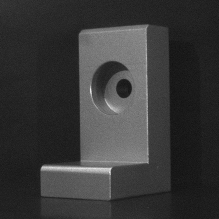
#> input picture detection/L.png, 219 x 219 px
$ jupyter execute lab1.ipynb
#> lines starting #> are read from the running program, lines starting #| are printed output that depends on the picture; after the words box and inside, x2 and y2 are one past the last pixel; in counts of white or black regions, pixels touching at a corner belong together
(P:lab71)=
# Sobel and Canny detectors

The image used in this lab and the two next ones is {download}`L.png`.

* Display the image gradients with the Sobel detector (`skimage.filters.sobel`).

* Apply a threshold on the obtained image to perform an edge detection.
  What is the influence of the threshold on the result?

* Find the optimal threshold, _i.e._ the one which gives most of the edges of the object while keeping precise locations of the edges.

* What is the relationship between Sobel and Canny detectors?

* Display the edges detected by Canny detector (`skimage.feature.canny`).

* Discuss the influence of the main parameters of the method,
  namely the size of the Gaussian filter and the two thresholds.

It is sometimes interesting to compare the studied methods in terms of computation time.
The computation time can be obtained by calculating the difference
between the time $t_2$ measured after executing the method and the time $t_1$ measured before its execution.
For that, you can use the function `time.time` which gives the number of seconds elapsed since January 1, 1970.

* What is the fastest method between Sobel and Canny?

  * * *

**📌 Commentaires pour les intervenants**

- TP est assez long, car il faut tester et comprendre les différents paramètres des méthodes.
  Certains étudiants vont donc prendre le temps de comprendre et tester ces paramètres, mais il ne finiront pas le TP.
  D'autres survoleront les questions et finiront le TP.
  Je préfère que le étudiants se posent des questions, quitte à ne pas terminer le TP.

- Ce TP préfigure le projet : autonomie plus importante, étude de l'influence des paramètres, etc.

The objectives of this exercise are to:
* detect edges using Sobel and Canny detectors
* understand the influence of the parameters of these methods
* compare these methods in terms of computation time

[cell 1]
from skimage.io import imread
from skimage.filters import sobel, sobel_h, sobel_v
from skimage.feature import canny

from matplotlib.pyplot import figure, imshow, title, subplot, plot, show, plot, xlabel, ylabel, axis

import time

[cell 2]
x = imread("L.png")
#> x is the input picture: shape (219, 219); min 17, max 235, mean 56
figure
imshow(x, cmap="gray")
title("Original image")
show()

:::{warning}
Always show the original image, even if is is not explicit!
It helps you to understand the results of your image processing implementation.
:::

### Sobel detector

The Sobel detector performs a convolution of the image by two filters,
each getting the gradient of the image in the two dimensions.
These two gradients can be merged to result in the right image (how are they merged?).

[cell 3]
figure(figsize=(12,9))

subplot(1,3,1)
imshow(sobel_h(x), cmap="gray")
title("Horizontal gradients (sobel_h)")

subplot(1,3,2)
imshow(sobel_v(x), cmap="gray")
title("vertical gradients (sobel_v)")

subplot(1,3,3)
imshow(sobel(x), cmap="gray")
title("Gradients (sobel)")

show()
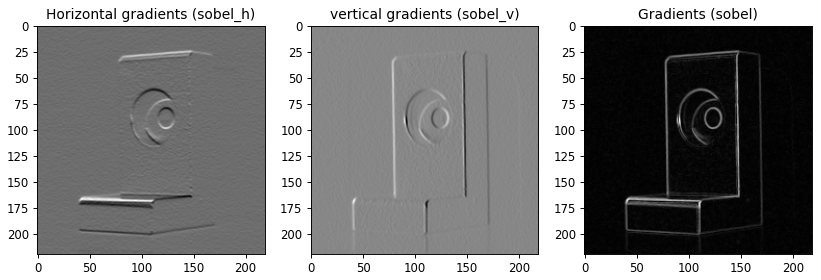
#> figure drawn by matplotlib, 3 panels

The gradient image can be thresholded to identify major contours.
The results for three threshold values are given below.

[cell 4]
y = sobel(x)
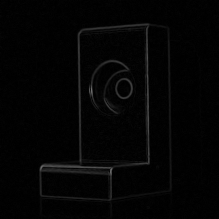
#> y: shape (219, 219) float64; min 0, max 0.432, mean 0.0173
seuils = [.02, .20, .40]

figure(figsize=(12,9))
for i, seuil in enumerate(seuils):
    z = y > seuil*y.max()
    subplot(1,3,i+1)
    imshow(z, cmap="gray")
    title(f"Sobel detector with threshold\nequals to {seuil} × max of the image")
#> this loop made 3 passes
#> pass 1, `z = y > seuil*y.max()`:
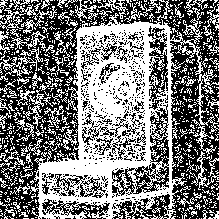
#> z: shape (219, 219) bool; 47.9% white; 727 white regions (650 under 20 px), largest, box (x1, y1, x2, y2) and area: (29, 0, 219, 219) 15630, (0, 47, 43, 81) 349, (16, 89, 44, 137) 324

* We note that the higher the threshold, the fewer contours detected (there are fewer white pixels).
  This is because fewer pixels have a gradient greater than the threshold,
  and therefore will be considered as edges.

* If the threshold is too low, then edges are detected almost everywhere.
  In particular, the background of the image being (slightly) noisy, edges can be detected there.

* On the contrary, if the threshold is too high, then there are a lot of non-detections
  even though there are hardly any false alarms left.

* In addition, even by setting the threshold high enough, some edges are still wide:
  they have a width of several pixels, which implies that the edge, although detected, is not positioned with precision.

### Canny detector

Canny detector is more complex than a simple filtering.
It includes in particular a thresholding by hysteresis, _i.e._ a decision based on two thresholds $T_{low}$ and $T_{high}$:
* the pixels of intensity lower than $T_{low}$ will not be considered as edges,
* pixels with an intensity greater than $T_{high}$ will be considered as edges,
* pixels with an intensity between $T_{low}$ and $T_{high}$ will be detected as edges
  if and only if they are neighbors of pixels whic are edges.

#### Influence of the Gaussian standard deviation (`sigma`)

[cell 5]
sigs = [0.1, 1, 5]
figure(figsize=(12,9))
for i, sig in enumerate(sigs):
    z = canny(x, sigma=sig)
    subplot(1,3,i+1)
    imshow(z, cmap="gray")
    title(f"Canny detector\nsigma = {sig}")
#> this loop made 3 passes
#> pass 1, `z = canny(x, sigma=sig)`:
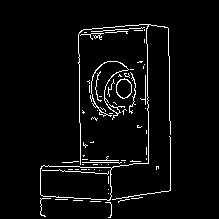
#> z: shape (219, 219) bool; 4% white in thin lines or dots, all inside (x1, y1, x2, y2) = (40, 24, 171, 218)

We observe that if `sigma` increases, then the number of edges detected is lower.
This can be explained by the fact that the first step of the Canny detector is a filtering of the image by a Gaussian
(with standard deviation `sigma`) to reduce the noise.
In consequence, the image is more blurry and therefore the edges are less marked: they are therefore more difficult to detect.

#### Influence of $T_{low}$ (`low_threshold`)

[cell 6]
seuils = [0.01, 0.05, 0.2]
seuil_haut = 0.2
figure(figsize=(12,9))
for i, seuil_bas in enumerate(seuils):
    z = canny(x, low_threshold=seuil_bas*x.max(), high_threshold=seuil_haut*x.max())
    subplot(1,3,i+1)
    imshow(z, cmap="gray")
    title(f"Canny detector\nlow_threshold = {seuil_bas*100:.0f} %,    high_threshold = {seuil_haut*100:.0f} %")
#> this loop made 3 passes
#> pass 1, `z = canny(x, low_threshold=seuil_bas*x.max(), high_threshold=seuil_hau..`:
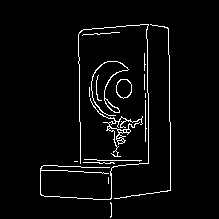
#> z: shape (219, 219) bool; 3.7% white in thin lines or dots, all inside (x1, y1, x2, y2) = (40, 24, 171, 218)
#> pass 3, `z = canny(x, low_threshold=seuil_bas*x.max(), high_threshold=seuil_hau..`:
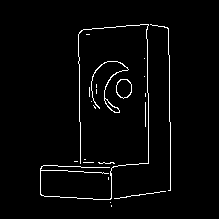
#> z: shape (219, 219) bool; 2.6% white in thin lines or dots, all inside (x1, y1, x2, y2) = (40, 24, 171, 207)

When the lower threshold increases, the number of detected edges decreases,
since there are fewer pixels whose gradient value is greater than the lower threshold.

#### Influence of $T_{high}$ (`high_threshold`)

[cell 7]
seuils = [0.1, 0.2, 0.5]
seuil_bas = 0.1
figure(figsize=(12,9))
for i, seuil_haut in enumerate(seuils):
    z = canny(x, low_threshold=seuil_bas*x.max(), high_threshold=seuil_haut*x.max())
    subplot(1,3,i+1)
    imshow(z, cmap="gray")
    title(f"Canny detector\nlow_threshold = {seuil_bas*100:.0f} %,    high_threshold = {seuil_haut*100:.0f} %")
#> this loop made 3 passes
#> pass 1, `z = canny(x, low_threshold=seuil_bas*x.max(), high_threshold=seuil_hau..`:
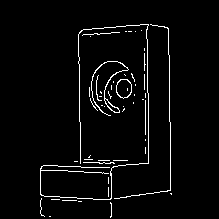
#> z: shape (219, 219) bool; 3.3% white in thin lines or dots, all inside (x1, y1, x2, y2) = (40, 24, 172, 218)
#> pass 2, `z = canny(x, low_threshold=seuil_bas*x.max(), high_threshold=seuil_hau..`:
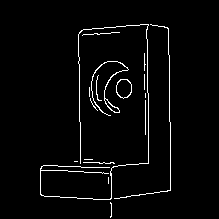
#> z: shape (219, 219) bool; 2.9% white in thin lines or dots, all inside (x1, y1, x2, y2) = (40, 24, 171, 218)
#> pass 3, `z = canny(x, low_threshold=seuil_bas*x.max(), high_threshold=seuil_hau..`:
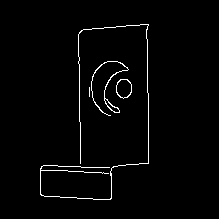
#> z: shape (219, 219) bool; 1.9% white in thin lines or dots, all inside (x1, y1, x2, y2) = (40, 24, 149, 200)

As before, the more the higher threshold increases, the fewer edges are detected.

In conclusion, we observe that the number of detected edges decreases with the value of the thresholds, as for the Sobel detector.
Besides, the Canny detector produces fine and mostly continuous contours: detection is therefore clearer and more precise.

### Comparison of the two methods in terms of computation time

One of the steps of the Canny detector is to apply a Sobel filter.
So the Canny detector is expected to be slower than the Sobel detector.
We measure the time required for each method to detect the edges of the image.

For practical reasons, depending especially on the computer used for the test,
the results are not perfectly reproducible:
if you run the comparison twice, the computation times will differ slightly.
Therefore, it is advised to measure the computation times over many simulations (100 below).

[cell 8]
I = 100           # Number of simulations
total_sobel = 0   # Total time for the I simulations for the Sobel detector
total_canny = 0   # Total time for the I simulations for the Canny detector

for i in range(I):

    # Computation time for the Sobel detector
    tic = time.time()
    y = sobel(x)
    z = y > 0.5*y.max() # Don't forget to take thresholding into account!
    tac = time.time()
    time_sobel = tac-tic
    total_sobel += time_sobel

    # Computation time for the Canny detector
    tic = time.time()
    z = canny(x)
    tac = time.time()
    time_canny = tac-tic
    total_canny += time_canny

    # Display the computation time of the two methods (for the first 10 simulations only)
    if i<10:
        print(f"Sobel : {time_sobel*1e3:.3f} ms     Canny : {time_canny*1e3:.3f} ms")
    elif i==10:
        print("etc.")
#> this loop made 100 passes
#> pass 1, `z = y > 0.5*y.max() # Don't forget to take thresholding into account!`:
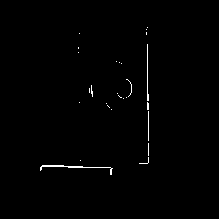
#> z: shape (219, 219) bool; 0.69% white in thin lines or dots, all inside (x1, y1, x2, y2) = (40, 27, 149, 175)
#> after the loop, total_canny = 0.646; total_sobel = 0.337

print(f"\nCanny detector is about {total_canny/total_sobel:.0f} times slower than Sobel detector.")
#| Canny detector is about 2 times slower than Sobel detector.
